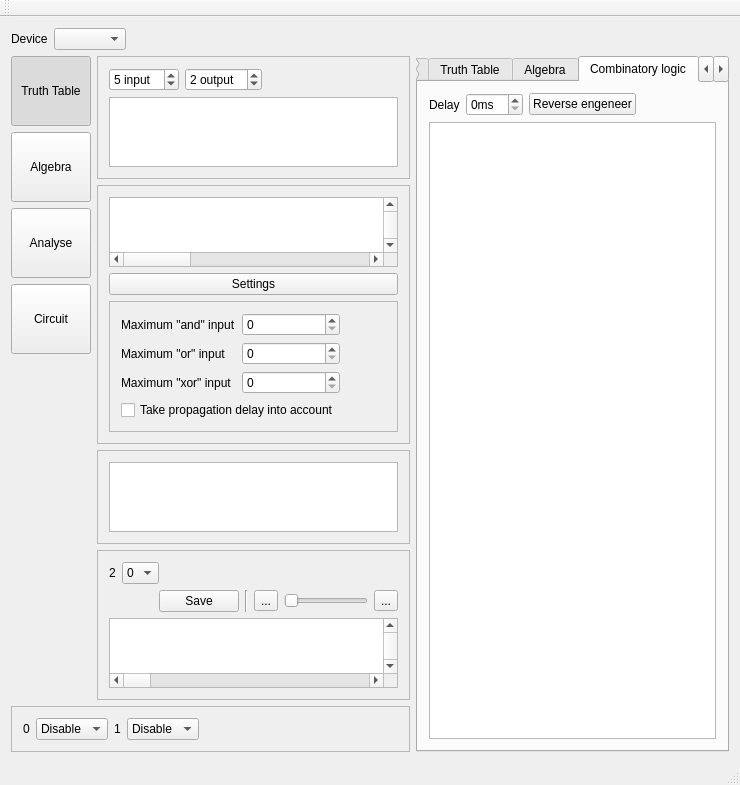
<?xml version="1.0" encoding="UTF-8"?>
<ui version="4.0">
 <class>MainWindow</class>
 <widget class="QMainWindow" name="MainWindow">
  <property name="geometry">
   <rect>
    <x>0</x>
    <y>0</y>
    <width>740</width>
    <height>551</height>
   </rect>
  </property>
  <property name="windowTitle">
   <string>MainWindow</string>
  </property>
  <widget class="QWidget" name="centralWidget">
   <layout class="QGridLayout" name="gridLayout_2">
    <item row="0" column="0" colspan="2">
     <layout class="QHBoxLayout" name="horizontalLayout">
      <item>
       <widget class="QLabel" name="lblDeviceSelector">
        <property name="text">
         <string>Device</string>
        </property>
       </widget>
      </item>
      <item>
       <widget class="QComboBox" name="cbbDeviceSelector"/>
      </item>
      <item>
       <spacer name="horizontalSpacer">
        <property name="orientation">
         <enum>Qt::Horizontal</enum>
        </property>
        <property name="sizeHint" stdset="0">
         <size>
          <width>40</width>
          <height>20</height>
         </size>
        </property>
       </spacer>
      </item>
     </layout>
    </item>
    <item row="1" column="0" rowspan="4">
     <layout class="QVBoxLayout" name="verticalLayout_2">
      <item>
       <widget class="QToolButton" name="btnTruth">
        <property name="minimumSize">
         <size>
          <width>80</width>
          <height>70</height>
         </size>
        </property>
        <property name="styleSheet">
         <string notr="true">padding-top:0px;
padding-bottom:0px;
margin-top:0px;
margin-bottom:0px;
spacing:0px;</string>
        </property>
        <property name="text">
         <string>Truth Table</string>
        </property>
        <property name="icon">
         <iconset resource="ressources.qrc">
          <normaloff>:/sideIcon/applications-development.png</normaloff>:/sideIcon/applications-development.png</iconset>
        </property>
        <property name="iconSize">
         <size>
          <width>32</width>
          <height>32</height>
         </size>
        </property>
        <property name="checkable">
         <bool>true</bool>
        </property>
        <property name="checked">
         <bool>true</bool>
        </property>
        <property name="toolButtonStyle">
         <enum>Qt::ToolButtonTextUnderIcon</enum>
        </property>
       </widget>
      </item>
      <item>
       <widget class="QToolButton" name="btnAlgebra">
        <property name="minimumSize">
         <size>
          <width>80</width>
          <height>70</height>
         </size>
        </property>
        <property name="styleSheet">
         <string notr="true">padding-top:0px;
padding-bottom:0px;
margin-top:0px;
margin-bottom:0px;
spacing:0px;</string>
        </property>
        <property name="text">
         <string>Algebra</string>
        </property>
        <property name="icon">
         <iconset resource="ressources.qrc">
          <normaloff>:/sideIcon/applications-development.png</normaloff>:/sideIcon/applications-development.png</iconset>
        </property>
        <property name="iconSize">
         <size>
          <width>32</width>
          <height>32</height>
         </size>
        </property>
        <property name="checkable">
         <bool>true</bool>
        </property>
        <property name="toolButtonStyle">
         <enum>Qt::ToolButtonTextUnderIcon</enum>
        </property>
       </widget>
      </item>
      <item>
       <widget class="QToolButton" name="btnAnalyse">
        <property name="minimumSize">
         <size>
          <width>80</width>
          <height>70</height>
         </size>
        </property>
        <property name="styleSheet">
         <string notr="true">padding-top:0px;
padding-bottom:0px;
margin-top:0px;
margin-bottom:0px;
spacing:0px;</string>
        </property>
        <property name="text">
         <string>Analyse</string>
        </property>
        <property name="icon">
         <iconset resource="ressources.qrc">
          <normaloff>:/sideIcon/applications-development.png</normaloff>:/sideIcon/applications-development.png</iconset>
        </property>
        <property name="iconSize">
         <size>
          <width>32</width>
          <height>32</height>
         </size>
        </property>
        <property name="checkable">
         <bool>true</bool>
        </property>
        <property name="toolButtonStyle">
         <enum>Qt::ToolButtonTextUnderIcon</enum>
        </property>
       </widget>
      </item>
      <item>
       <widget class="QToolButton" name="btnCircuit">
        <property name="minimumSize">
         <size>
          <width>80</width>
          <height>70</height>
         </size>
        </property>
        <property name="styleSheet">
         <string>padding-top:0px;
padding-bottom:0px;
margin-top:0px;
margin-bottom:0px;
spacing:0px;</string>
        </property>
        <property name="text">
         <string>Circuit</string>
        </property>
        <property name="icon">
         <iconset resource="ressources.qrc">
          <normaloff>:/sideIcon/applications-development.png</normaloff>:/sideIcon/applications-development.png</iconset>
        </property>
        <property name="iconSize">
         <size>
          <width>32</width>
          <height>32</height>
         </size>
        </property>
        <property name="checkable">
         <bool>true</bool>
        </property>
        <property name="toolButtonStyle">
         <enum>Qt::ToolButtonTextUnderIcon</enum>
        </property>
       </widget>
      </item>
      <item>
       <spacer name="verticalSpacer">
        <property name="orientation">
         <enum>Qt::Vertical</enum>
        </property>
        <property name="sizeHint" stdset="0">
         <size>
          <width>20</width>
          <height>40</height>
         </size>
        </property>
       </spacer>
      </item>
     </layout>
    </item>
    <item row="1" column="1">
     <widget class="QFrame" name="frmTruth">
      <property name="frameShape">
       <enum>QFrame::StyledPanel</enum>
      </property>
      <property name="frameShadow">
       <enum>QFrame::Raised</enum>
      </property>
      <layout class="QVBoxLayout" name="verticalLayout_7">
       <item>
        <layout class="QHBoxLayout" name="horizontalLayout_8">
         <item>
          <widget class="QSpinBox" name="spnInputNum">
           <property name="suffix">
            <string> input</string>
           </property>
           <property name="value">
            <number>5</number>
           </property>
          </widget>
         </item>
         <item>
          <widget class="QSpinBox" name="spnOutputNum">
           <property name="suffix">
            <string> output</string>
           </property>
           <property name="value">
            <number>2</number>
           </property>
          </widget>
         </item>
         <item>
          <spacer name="horizontalSpacer_8">
           <property name="orientation">
            <enum>Qt::Horizontal</enum>
           </property>
           <property name="sizeHint" stdset="0">
            <size>
             <width>40</width>
             <height>20</height>
            </size>
           </property>
          </spacer>
         </item>
        </layout>
       </item>
       <item>
        <widget class="QTableWidget" name="tblTruthTest">
         <property name="alternatingRowColors">
          <bool>true</bool>
         </property>
         <attribute name="horizontalHeaderDefaultSectionSize">
          <number>40</number>
         </attribute>
        </widget>
       </item>
      </layout>
     </widget>
    </item>
    <item row="1" column="2" rowspan="5">
     <widget class="QTabWidget" name="tabwMode">
      <property name="currentIndex">
       <number>3</number>
      </property>
      <widget class="QWidget" name="tabAnalyser">
       <attribute name="title">
        <string>Analyser</string>
       </attribute>
       <layout class="QVBoxLayout" name="verticalLayout"/>
      </widget>
      <widget class="QWidget" name="tabTable">
       <attribute name="title">
        <string>Truth Table</string>
       </attribute>
       <layout class="QVBoxLayout" name="verticalLayout_3">
        <item>
         <layout class="QHBoxLayout" name="horizontalLayout_5">
          <item>
           <widget class="QLabel" name="lblDelayTable">
            <property name="text">
             <string>Delay</string>
            </property>
           </widget>
          </item>
          <item>
           <widget class="QSpinBox" name="spnDelayTable">
            <property name="suffix">
             <string>ms</string>
            </property>
           </widget>
          </item>
          <item>
           <widget class="QPushButton" name="btnReverseTable">
            <property name="text">
             <string>Reverse engeneer</string>
            </property>
           </widget>
          </item>
          <item>
           <spacer name="horizontalSpacer_5">
            <property name="orientation">
             <enum>Qt::Horizontal</enum>
            </property>
            <property name="sizeHint" stdset="0">
             <size>
              <width>40</width>
              <height>20</height>
             </size>
            </property>
           </spacer>
          </item>
         </layout>
        </item>
        <item>
         <widget class="QTableWidget" name="tblTruth"/>
        </item>
       </layout>
      </widget>
      <widget class="QWidget" name="tabAlgebra">
       <attribute name="title">
        <string>Algebra</string>
       </attribute>
       <layout class="QVBoxLayout" name="verticalLayout_5">
        <item>
         <layout class="QHBoxLayout" name="horizontalLayout_6">
          <item>
           <widget class="QLabel" name="lblDelayAlgebra">
            <property name="text">
             <string>Delay</string>
            </property>
           </widget>
          </item>
          <item>
           <widget class="QSpinBox" name="spnDelayAlgebra">
            <property name="suffix">
             <string>ms</string>
            </property>
           </widget>
          </item>
          <item>
           <widget class="QPushButton" name="btnReverseAlgebra">
            <property name="text">
             <string>Reverse engeneer</string>
            </property>
           </widget>
          </item>
          <item>
           <spacer name="horizontalSpacer_6">
            <property name="orientation">
             <enum>Qt::Horizontal</enum>
            </property>
            <property name="sizeHint" stdset="0">
             <size>
              <width>40</width>
              <height>20</height>
             </size>
            </property>
           </spacer>
          </item>
         </layout>
        </item>
        <item>
         <widget class="QTextBrowser" name="txtAlgebra"/>
        </item>
       </layout>
      </widget>
      <widget class="QWidget" name="tabCircuit">
       <attribute name="title">
        <string>Combinatory logic</string>
       </attribute>
       <layout class="QVBoxLayout" name="verticalLayout_4">
        <item>
         <layout class="QHBoxLayout" name="horizontalLayout_7">
          <item>
           <widget class="QLabel" name="lblDelayCircuit">
            <property name="text">
             <string>Delay</string>
            </property>
           </widget>
          </item>
          <item>
           <widget class="QSpinBox" name="spnDelayCircuit">
            <property name="suffix">
             <string>ms</string>
            </property>
           </widget>
          </item>
          <item>
           <widget class="QPushButton" name="btnReverseCircuit">
            <property name="text">
             <string>Reverse engeneer</string>
            </property>
           </widget>
          </item>
          <item>
           <spacer name="horizontalSpacer_7">
            <property name="orientation">
             <enum>Qt::Horizontal</enum>
            </property>
            <property name="sizeHint" stdset="0">
             <size>
              <width>40</width>
              <height>20</height>
             </size>
            </property>
           </spacer>
          </item>
         </layout>
        </item>
        <item>
         <widget class="QGraphicsView" name="graCircuit"/>
        </item>
       </layout>
      </widget>
      <widget class="QWidget" name="tabTest">
       <attribute name="title">
        <string>Page</string>
       </attribute>
       <layout class="QGridLayout" name="gridLayout">
        <item row="0" column="0">
         <layout class="QHBoxLayout" name="horizontalLayout_9">
          <item>
           <spacer name="horizontalSpacer_9">
            <property name="orientation">
             <enum>Qt::Horizontal</enum>
            </property>
            <property name="sizeHint" stdset="0">
             <size>
              <width>40</width>
              <height>20</height>
             </size>
            </property>
           </spacer>
          </item>
          <item>
           <widget class="QPushButton" name="btnGenerate">
            <property name="text">
             <string>Generate circuit</string>
            </property>
           </widget>
          </item>
         </layout>
        </item>
       </layout>
      </widget>
     </widget>
    </item>
    <item row="2" column="1">
     <widget class="QFrame" name="frmCircuit">
      <property name="frameShape">
       <enum>QFrame::StyledPanel</enum>
      </property>
      <property name="frameShadow">
       <enum>QFrame::Raised</enum>
      </property>
      <layout class="QVBoxLayout" name="verticalLayout_6">
       <item>
        <widget class="QGraphicsView" name="graphicsView">
         <property name="maximumSize">
          <size>
           <width>16777215</width>
           <height>16777215</height>
          </size>
         </property>
         <property name="sceneRect">
          <rectf>
           <x>0.000000000000000</x>
           <y>0.000000000000000</y>
           <width>1000.000000000000000</width>
           <height>1000.000000000000000</height>
          </rectf>
         </property>
         <property name="dragMode">
          <enum>QGraphicsView::RubberBandDrag</enum>
         </property>
        </widget>
       </item>
       <item>
        <widget class="QPushButton" name="btnCircuitSettings">
         <property name="text">
          <string>Settings</string>
         </property>
         <property name="checkable">
          <bool>true</bool>
         </property>
        </widget>
       </item>
       <item>
        <widget class="QFrame" name="frmAdvancedCircuitSettings">
         <property name="frameShape">
          <enum>QFrame::StyledPanel</enum>
         </property>
         <property name="frameShadow">
          <enum>QFrame::Raised</enum>
         </property>
         <layout class="QGridLayout" name="gridLayout_3">
          <item row="0" column="0">
           <widget class="QLabel" name="lblAndIn">
            <property name="text">
             <string>Maximum &quot;and&quot; input</string>
            </property>
           </widget>
          </item>
          <item row="0" column="1">
           <widget class="QSpinBox" name="spnAnd"/>
          </item>
          <item row="1" column="0">
           <widget class="QLabel" name="lblOrIn">
            <property name="text">
             <string>Maximum &quot;or&quot; input</string>
            </property>
           </widget>
          </item>
          <item row="1" column="1">
           <widget class="QSpinBox" name="spnOr"/>
          </item>
          <item row="2" column="0">
           <widget class="QLabel" name="lblXorIn">
            <property name="text">
             <string>Maximum &quot;xor&quot; input</string>
            </property>
           </widget>
          </item>
          <item row="2" column="1">
           <widget class="QSpinBox" name="spnXor"/>
          </item>
          <item row="3" column="0" colspan="2">
           <widget class="QCheckBox" name="ckbPropDelay">
            <property name="toolTip">
             <string>Usually create bigger and slower circuit, but necessary in some situations. If you don't know what this is about, don't check this box.</string>
            </property>
            <property name="whatsThis">
             <string>Usually create bigger and slower circuit, but necessary in some situations. If you don't know what this is about, don't check this box.</string>
            </property>
            <property name="text">
             <string>Take propagation delay into account</string>
            </property>
           </widget>
          </item>
          <item row="1" column="2">
           <spacer name="horizontalSpacer_10">
            <property name="orientation">
             <enum>Qt::Horizontal</enum>
            </property>
            <property name="sizeHint" stdset="0">
             <size>
              <width>40</width>
              <height>20</height>
             </size>
            </property>
           </spacer>
          </item>
         </layout>
        </widget>
       </item>
      </layout>
     </widget>
    </item>
    <item row="3" column="1">
     <widget class="QFrame" name="frmAlgebra">
      <property name="frameShape">
       <enum>QFrame::StyledPanel</enum>
      </property>
      <property name="frameShadow">
       <enum>QFrame::Raised</enum>
      </property>
      <layout class="QVBoxLayout" name="verticalLayout_8">
       <item>
        <widget class="QTextEdit" name="txtOutTest"/>
       </item>
      </layout>
     </widget>
    </item>
    <item row="4" column="1">
     <widget class="QFrame" name="frmAnalyse">
      <property name="frameShape">
       <enum>QFrame::StyledPanel</enum>
      </property>
      <property name="frameShadow">
       <enum>QFrame::Raised</enum>
      </property>
      <layout class="QVBoxLayout" name="verticalLayout_9">
       <item>
        <layout class="QHBoxLayout" name="horizontalLayout_2">
         <item>
          <widget class="QLabel" name="lblInputNum">
           <property name="text">
            <string>2</string>
           </property>
          </widget>
         </item>
         <item>
          <widget class="QComboBox" name="cbbInputVal">
           <item>
            <property name="text">
             <string>0</string>
            </property>
           </item>
           <item>
            <property name="text">
             <string>1</string>
            </property>
           </item>
          </widget>
         </item>
         <item>
          <spacer name="horizontalSpacer_2">
           <property name="orientation">
            <enum>Qt::Horizontal</enum>
           </property>
           <property name="sizeHint" stdset="0">
            <size>
             <width>40</width>
             <height>20</height>
            </size>
           </property>
          </spacer>
         </item>
        </layout>
       </item>
       <item>
        <layout class="QHBoxLayout" name="horizontalLayout_4">
         <item>
          <spacer name="horizontalSpacer_4">
           <property name="orientation">
            <enum>Qt::Horizontal</enum>
           </property>
           <property name="sizeHint" stdset="0">
            <size>
             <width>40</width>
             <height>20</height>
            </size>
           </property>
          </spacer>
         </item>
         <item>
          <widget class="QPushButton" name="btnSaveImage">
           <property name="text">
            <string>Save</string>
           </property>
          </widget>
         </item>
         <item>
          <widget class="Line" name="line">
           <property name="orientation">
            <enum>Qt::Vertical</enum>
           </property>
          </widget>
         </item>
         <item>
          <widget class="QToolButton" name="btnZoomOut">
           <property name="text">
            <string>...</string>
           </property>
          </widget>
         </item>
         <item>
          <widget class="QSlider" name="sldZoom">
           <property name="sizePolicy">
            <sizepolicy hsizetype="Fixed" vsizetype="Fixed">
             <horstretch>0</horstretch>
             <verstretch>0</verstretch>
            </sizepolicy>
           </property>
           <property name="orientation">
            <enum>Qt::Horizontal</enum>
           </property>
          </widget>
         </item>
         <item>
          <widget class="QToolButton" name="btnZoomIn">
           <property name="text">
            <string>...</string>
           </property>
          </widget>
         </item>
        </layout>
       </item>
       <item>
        <widget class="QGraphicsView" name="graAnalyserData">
         <property name="sceneRect">
          <rectf>
           <x>0.000000000000000</x>
           <y>0.000000000000000</y>
           <width>3000.000000000000000</width>
           <height>1100.000000000000000</height>
          </rectf>
         </property>
        </widget>
       </item>
      </layout>
     </widget>
    </item>
    <item row="5" column="0" colspan="2">
     <widget class="QFrame" name="frmIOMode">
      <property name="frameShape">
       <enum>QFrame::StyledPanel</enum>
      </property>
      <property name="frameShadow">
       <enum>QFrame::Raised</enum>
      </property>
      <layout class="QHBoxLayout" name="horizontalLayout_3">
       <item>
        <widget class="QLabel" name="lblIO0">
         <property name="text">
          <string>0</string>
         </property>
        </widget>
       </item>
       <item>
        <widget class="QComboBox" name="cbbIO0">
         <item>
          <property name="text">
           <string>Disable</string>
          </property>
         </item>
         <item>
          <property name="text">
           <string>Input</string>
          </property>
         </item>
         <item>
          <property name="text">
           <string>Output</string>
          </property>
         </item>
        </widget>
       </item>
       <item>
        <widget class="QLabel" name="lblIO1">
         <property name="text">
          <string>1</string>
         </property>
        </widget>
       </item>
       <item>
        <widget class="QComboBox" name="cbbIO1">
         <item>
          <property name="text">
           <string>Disable</string>
          </property>
         </item>
         <item>
          <property name="text">
           <string>Input</string>
          </property>
         </item>
         <item>
          <property name="text">
           <string>Output</string>
          </property>
         </item>
        </widget>
       </item>
       <item>
        <spacer name="horizontalSpacer_3">
         <property name="orientation">
          <enum>Qt::Horizontal</enum>
         </property>
         <property name="sizeHint" stdset="0">
          <size>
           <width>40</width>
           <height>20</height>
          </size>
         </property>
        </spacer>
       </item>
      </layout>
     </widget>
    </item>
   </layout>
  </widget>
  <widget class="QMenuBar" name="menuBar">
   <property name="geometry">
    <rect>
     <x>0</x>
     <y>0</y>
     <width>740</width>
     <height>20</height>
    </rect>
   </property>
  </widget>
  <widget class="QToolBar" name="mainToolBar">
   <attribute name="toolBarArea">
    <enum>TopToolBarArea</enum>
   </attribute>
   <attribute name="toolBarBreak">
    <bool>false</bool>
   </attribute>
  </widget>
  <widget class="QStatusBar" name="statusBar"/>
 </widget>
 <layoutdefault spacing="6" margin="11"/>
 <resources>
  <include location="ressources.qrc"/>
 </resources>
 <connections>
  <connection>
   <sender>btnCircuitSettings</sender>
   <signal>clicked(bool)</signal>
   <receiver>frmAdvancedCircuitSettings</receiver>
   <slot>setVisible(bool)</slot>
   <hints>
    <hint type="sourcelabel">
     <x>317</x>
     <y>222</y>
    </hint>
    <hint type="destinationlabel">
     <x>320</x>
     <y>250</y>
    </hint>
   </hints>
  </connection>
 </connections>
</ui>
